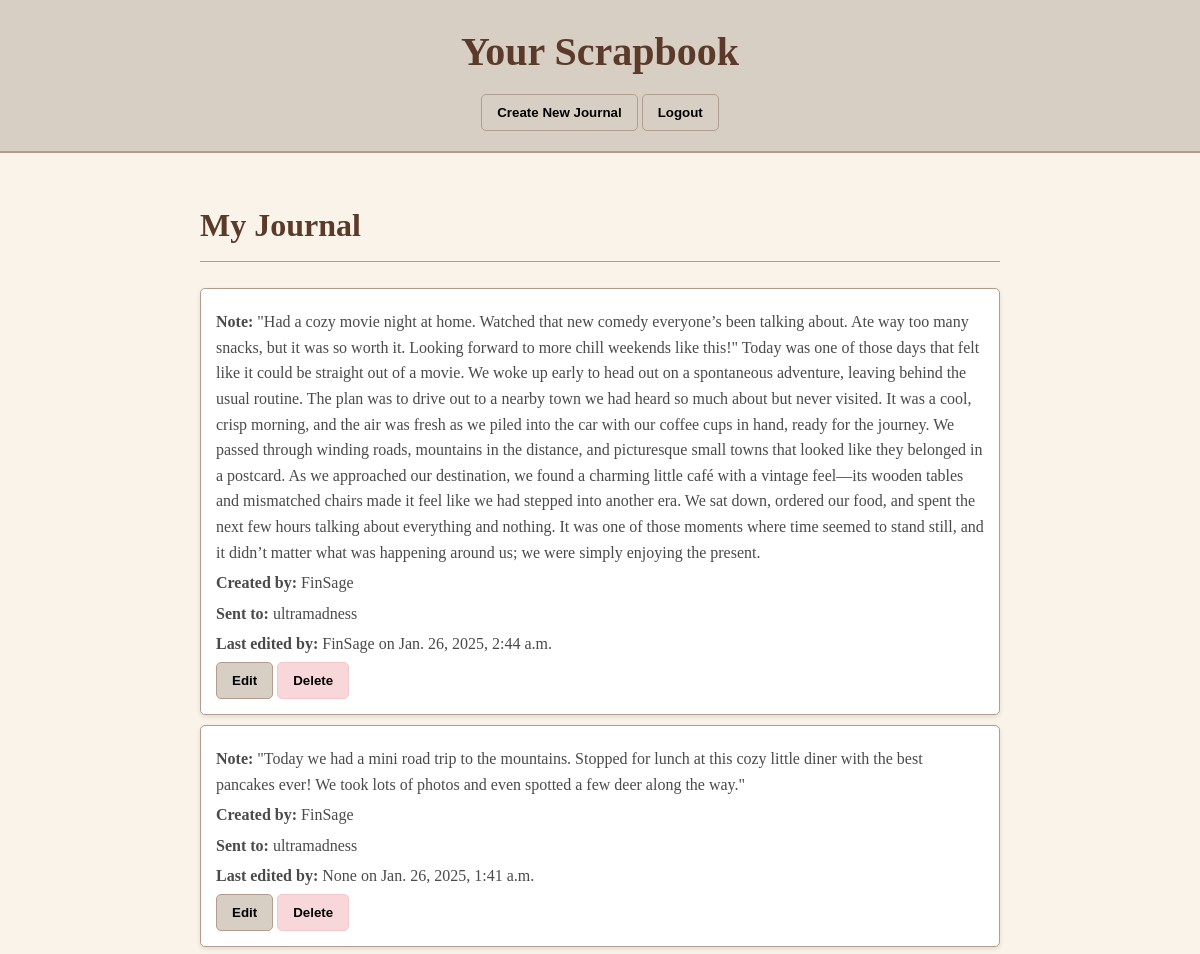
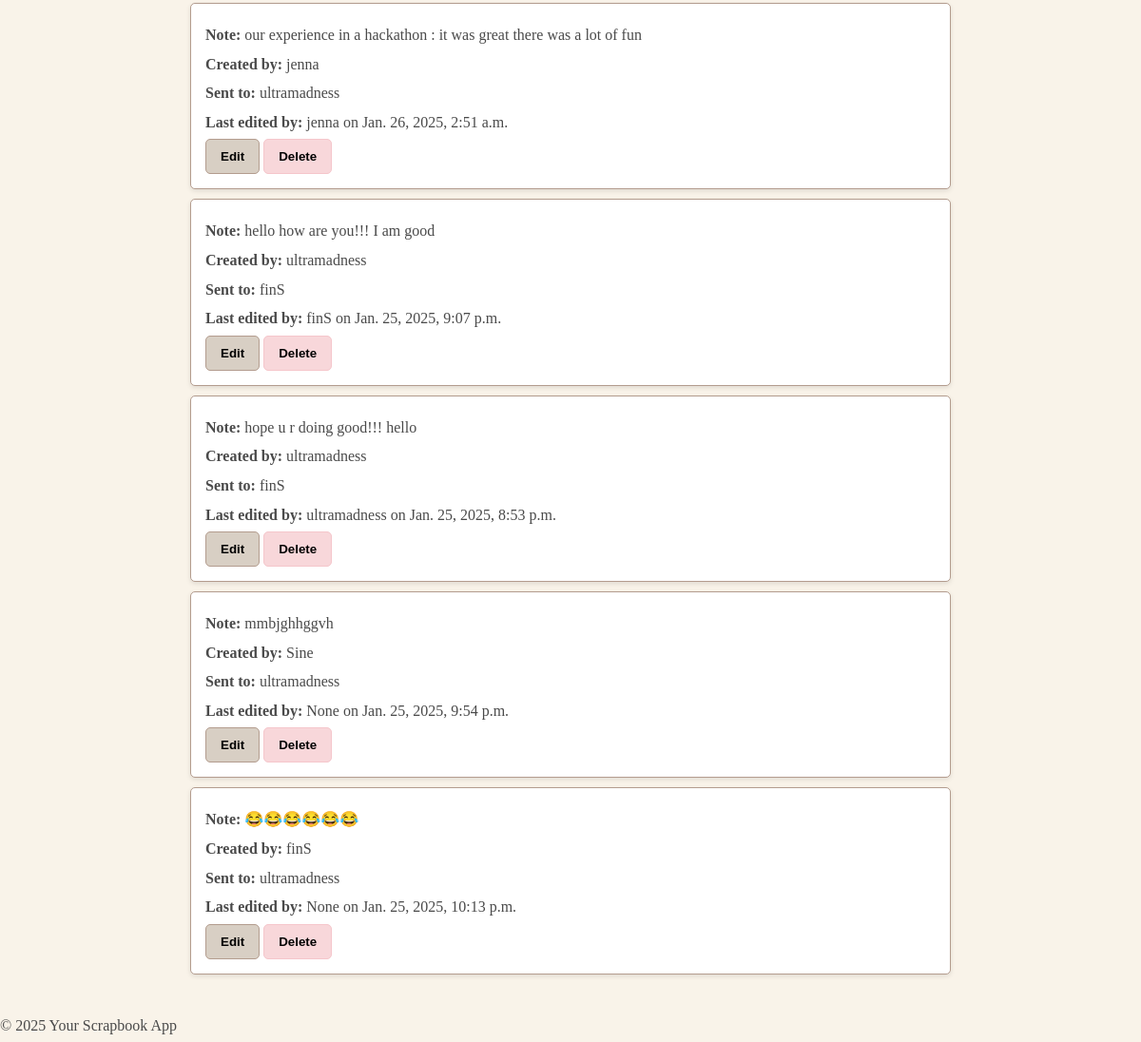
The app's page / (signed in) with its own data (2 pictures, top to bottom).
### notes/models.py (models this page shows, shortened)
class Note(models.Model):
    user1 = models.ForeignKey(User, related_name='user1_notes', on_delete=models.CASCADE)
    user2 = models.ForeignKey(User, related_name='user2_notes', on_delete=models.CASCADE)
    content = models.TextField()
    date = models.DateField(auto_now_add=True)
    last_editor = models.ForeignKey(User, on_delete=models.SET_NULL, null=True, related_name='last_edited_notes')
    last_updated = models.DateTimeField(auto_now=True)

### notes/views.py (the view)
# urls.py: path('', views.scrapbook, name='scrapbook'),
@login_required
def scrapbook(request):
    notes = Note.objects.filter(user1=request.user).union(Note.objects.filter(user2=request.user)).union(Note.objects.filter(last_editor=request.user)).order_by('-date')  # Use '-last_updated' to order by last updated date
    return render(request, 'notes/scrapbook.html', {'notes': notes, 'current_year': timezone.now().year})

### notes/templates/notes/scrapbook.html (shortened to what this page needs)
{% load static %}
<!DOCTYPE html>
<html lang="en">
<head>
    <link rel="stylesheet" href="{% static 'notes/scrapbook.css' %}">
</head>
<body>
    <header>
        <h1>Your Scrapbook</h1>
        <nav>
            <form method="GET" action="{% url 'create_note' %}" style="display:inline;">
                <button type="submit" class="action-button create-button">Create New Journal</button>
            </form>
            <form method="post" action="{% url 'logout' %}" style="display:inline;">
                <button type="submit" class="action-button logout-button">Logout</button>
            </form>
        </nav>
    </header>
    <main>
        <h2>My Journal</h2>
        {% if notes %}
            <ul>
                {% for note in notes %}
                    <li>
                        <p><strong>Note:</strong> {{ note.content }}</p>
                        <p><strong>Created by:</strong> {{ note.user1.username }}</p>
                        <p><strong>Sent to:</strong> {{ note.user2.username }}</p>
                        <p><strong>Last edited by:</strong> {{ note.last_editor }} on {{ note.last_updated }}</p>
                        <form action="{% url 'edit_note' note.id %}" method="GET" style="display:inline;">
                            <button type="submit" class="action-button edit-button">Edit</button>
                        </form>
                        <form action="{% url 'delete_note' note.id %}" method="POST" style="display:inline;">
                            <button type="submit" class="action-button delete-button" onclick="return confirmDelete();">Delete</button>
                        </form>
                    </li>
                {% endfor %}
            </ul>
        {% else %}
            <p>No notes found. Start by creating a new note!</p>
        {% endif %}
    </main>
    <footer>
        <p>&copy; {{ current_year }} Your Scrapbook App</p>
    </footer>
</body>
</html>

### notes/static/notes/scrapbook.css (style rules this page uses)
body { font-family: 'Architects Daughter', cursive; background-color: #f9f3e9; color: #4a4a4a; line-height: 1.6; margin: 0; padding: 0; }
header { background-color: #d8cfc4; padding: 20px; text-align: center; border-bottom: 2px solid #b39c8e; }
h1 { font-size: 2.5em; margin: 0; color: #5b3a29; }
nav { margin-top: 10px; }
main { padding: 20px; max-width: 800px; margin: 0 auto; }
h2 { font-size: 2em; color: #5b3a29; border-bottom: 1px solid #b39c8e; padding-bottom: 10px; }
ul { list-style-type: none; padding: 0; }
li { background-color: #ffffff; border: 1px solid #b39c8e; border-radius: 5px; padding: 15px; margin: 10px 0; box-shadow: 0 2px 5px rgba(0, 0, 0, 0.1); }
p { margin: 5px 0; }
.action-button { background-color: #d8cfc4; border: 1px solid #b39c8e; border-radius: 5px; padding: 10px 15px; cursor: pointer; font-weight: bold; transition: background-color 0.3s ease; }
.delete-button { background-color: #f8d7da; border-color: #f5c6cb; }

### records on screen
Note: content "\"Had a cozy movie night at home. Watched that new comedy everyone’s been talking about. Ate way too many snacks, but it was so worth it. Looking forward to more chill weekends like this!\" Today was one of those days that felt like it could be straight out of a movie. We woke up early to head out on a spontaneous adventure, leaving behind the usual routine. The plan was to drive out to a nearby town we had heard so much about but never visited. It was a cool, crisp morning, and the air was fresh as we piled into the car with our coffee cups in hand, ready for the journey. We passed through winding roads, mountains in the distance, and picturesque small towns that looked like they belonged in…", user1.username "FinSage", user2.username "ultramadness", last_editor "FinSage", last_updated "Jan. 26, 2025, 2:44 a.m."
Note: content "\"Today we had a mini road trip to the mountains. Stopped for lunch at this cozy little diner with the best pancakes ever! We took lots of photos and even spotted a few deer along the way.\"", user1.username "FinSage", user2.username "ultramadness", last_editor "None", last_updated "Jan. 26, 2025, 1:41 a.m."
Note: content "our experience in a hackathon : it was great there was a lot of fun", user1.username "jenna", user2.username "ultramadness", last_editor "jenna", last_updated "Jan. 26, 2025, 2:51 a.m."
Note: content "hello how are you!!! I am good", user1.username "ultramadness", user2.username "finS", last_editor "finS", last_updated "Jan. 25, 2025, 9:07 p.m."
Note: content "hope u r doing good!!! hello", user1.username "ultramadness", user2.username "finS", last_editor "ultramadness", last_updated "Jan. 25, 2025, 8:53 p.m."
Note: content "mmbjghhggvh", user1.username "Sine", user2.username "ultramadness", last_editor "None", last_updated "Jan. 25, 2025, 9:54 p.m."
Note: content "😂😂😂😂😂😂", user1.username "finS", user2.username "ultramadness", last_editor "None", last_updated "Jan. 25, 2025, 10:13 p.m."
